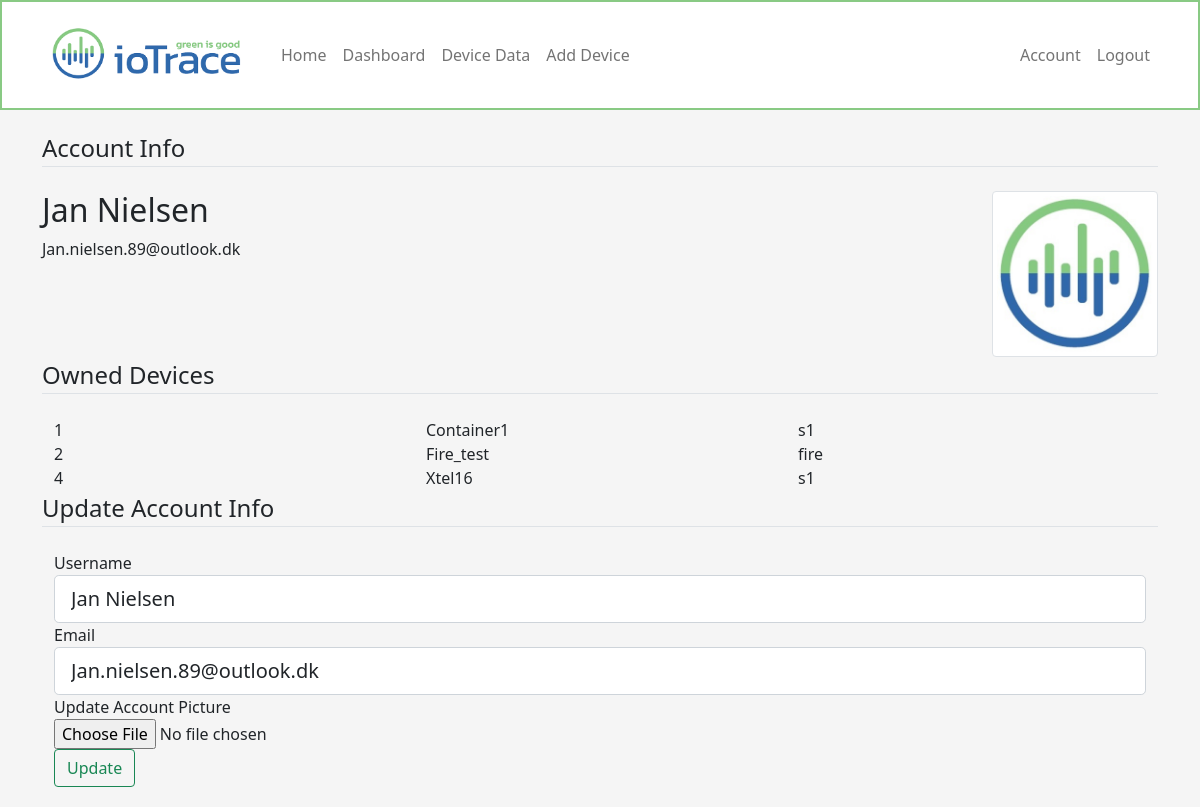
Page /account (signed in) on the earlier database version.
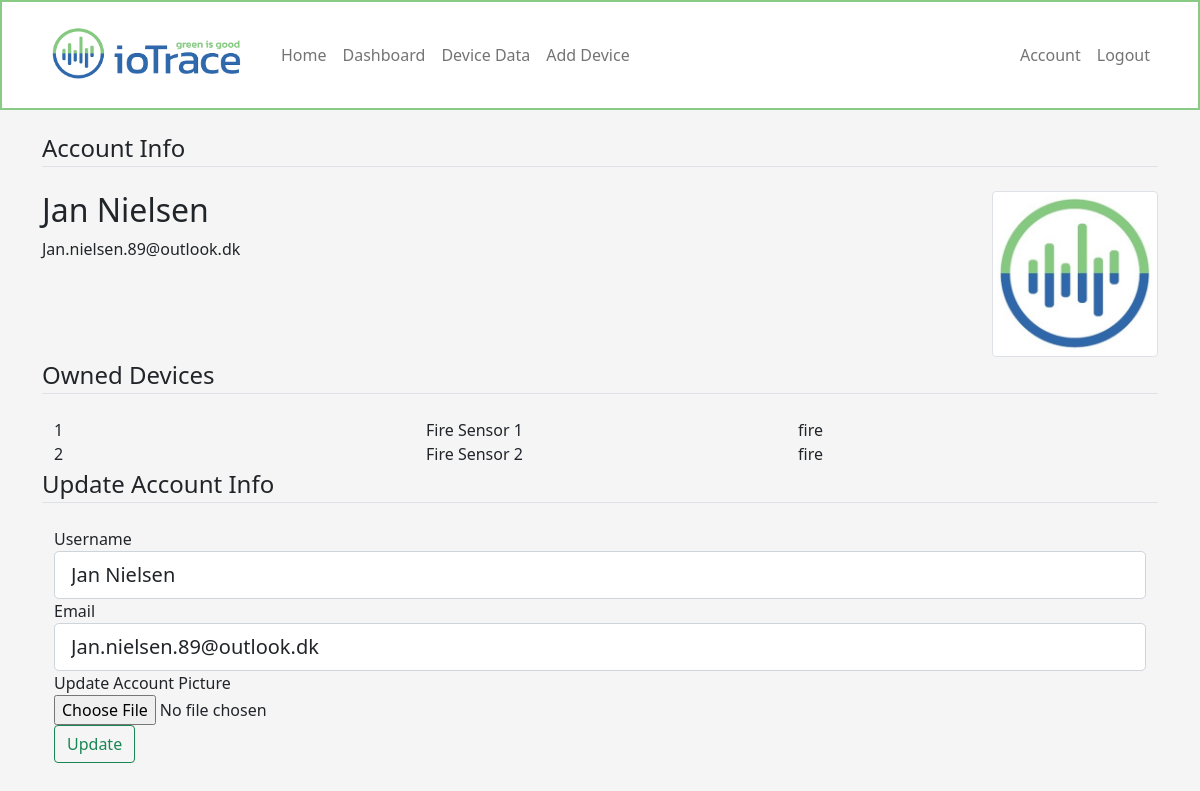
Same page on the later database version.
### iotrace/models.py (models this page shows, shortened)
class User(db.Model, UserMixin):
    id = db.Column(db.Integer, primary_key=True)
    username = db.Column(db.String(20), unique=True, nullable=False)
    email = db.Column(db.String(120), unique=True, nullable=False)
    image_file = db.Column(db.String(20), nullable=False, default='default.jpg')
    password = db.Column(db.String(60), nullable=False)
    devices = db.relationship('Device', cascade='all, delete-orphan', backref='owner', lazy=True)

class Device(db.Model):
    id = db.Column(db.Integer, primary_key=True)
    devicename = db.Column(db.String(100), nullable=False)
    devicetype = db.Column(db.String(100), nullable=False)
    device_mac = db.Column(db.String(20), unique=True, nullable=False)
    user_id = db.Column(db.Integer, db.ForeignKey('user.id'), nullable=False)
    data_trackingdevice = db.relationship('TrackingDeviceData', cascade='all, delete-orphan', backref='ref_trackingdevice', lazy=True)
    data_firedevice = db.relationship('FireDeviceData', cascade='all, delete-orphan', backref='ref_firedevice', lazy=True)
    trigger_trackingdevice = db.relationship('TrackingDeviceTrigger', cascade='all, delete-orphan', backref='trig_track', lazy=True)

### iotrace/accounts/routes.py (the view)
@accounts.route('/account', methods=['GET', 'POST'])
@login_required
def account():
    form = UpdateAccountForm()
    if form.validate_on_submit():
        if form.picture.data:
            picture_file = save_picture(form.picture.data)
            current_user.image_file = picture_file
        current_user.username = form.username.data
        current_user.email = form.email.data
        db.session.commit()
        flash('Your account has been updated!', 'success')
        return redirect(url_for('accounts.account'))
    elif request.method == 'GET':
        form.username.data = current_user.username
        form.email.data = current_user.email
    image_file = url_for('static', filename='images/profile_pics/' + current_user.image_file)
    devices = Device.query.filter_by(user_id=current_user.id)
    return render_template('accounts/account.html', title='Account', image_file=image_file, devices=devices, form=form)

### iotrace/accounts/forms.py (shortened to what this page needs)
class UpdateAccountForm(FlaskForm):
    username = StringField('Username', validators=[DataRequired(), Length(min=2, max=20)], render_kw={"placeholder": "Username"})
    email = StringField('Email', validators=[DataRequired(), Email()], render_kw={"placeholder": "Email"})
    picture = FileField('Update Account Picture', validators=[FileAllowed(['jpg', 'png'])])
    submit = SubmitField('Update')

### iotrace/models.py (called while the page is built)
@login_manager.user_loader
def load_user(user_id):
    return User.query.get(int(user_id))

### iotrace/templates/accounts/account.html (shortened to what this page needs)
{% extends "layout.html" %}
{% set active_page = "home" %}
{% block content %}
<legend class="border-bottom mb-4">Account Info</legend>
<div class="row">
    <div class="col-10">
        <h2>{{ current_user.username }}</h2>
        <p>{{ current_user.email }}</p>
    </div>
    <div class="col">
        <img class="img-thumbnail" src="{{ image_file }}" class="img-fluid" width="200" height="200" >
    </div>
</div>
<legend class="border-bottom mb-4">Owned Devices</legend>
<div class="container">
    {% for device in devices %}
    <div class="row">
        <div class="col">
            {{device.id}}
        </div>
        <div class="col">
            {{device.devicename}}
        </div>
        <div class="col">
            {{device.devicetype}}
        </div>
    </div>
    {% endfor %}
</div>
<legend class="border-bottom mb-4">Update Account Info</legend>
<div class="container">
    <form method="POST" action="" enctype="multipart/form-data">
        <fieldset class="form-group">
            <div class="form-group">
                {{ form.username.label(class="form-control-label") }}
                {% if form.username.errors %}
                    {{ form.username(class="form-control form-control-lg is-invalid") }}
                    <div class="invalid-feedback">
                        {% for error in form.username.errors %}
                            <span>{{ error }}</span>
                        {% endfor %}
                    </div>
                {% else %}
                    {{ form.username(class="form-control form-control-lg") }}
                {% endif %}
            </div>
            <div class="form-group">
                {{ form.email.label(class="form-control-label") }}
                {% if form.email.errors %}
                    {{ form.email(class="form-control form-control-lg is-invalid") }}
                    <div class="invalid-feedback">
                        {% for error in form.email.errors %}
                            <span>{{ error }}</span>
                        {% endfor %}
                    </div>
                {% else %}
                    {{ form.email(class="form-control form-control-lg") }}
                {% endif %}
            </div>
            <div class="form-group">
                {{ form.picture.label() }}</br>
                {{ form.picture(class="form-control-file") }}</br>
            </div>
        </fieldset>
        <div class="form-group">
            {{ form.submit(class="btn btn-outline-success") }}
        </div>
    </form>
</div>
{% endblock content %}

### iotrace/templates/layout.html (shortened to what this page needs)
<!doctype html>
<html lang="en">
    <head>
        <link href="{{url_for('static', filename='css/bootstrap.min.css')}}" rel="stylesheet">
        <link href="{{url_for('static', filename='css/navbar.css')}}" rel="stylesheet">
    </head>
    <body style="background-color: #f5f5f5">
        <header>
            <nav class="navbar navbar-expand-sm navbar-light bg-white" aria-label="Third navbar example" style="border:2px solid #89ca84;">
                <div class="container">
                    <a class="navbar-brand" href="/">
                        <img src="{{ url_for('static', filename='images/ioTrace.png') }}" alt="" width="215" height="80">
                    </a>
                    <div class="navbar-collapse collapse" id="Navbar">
                        <ul class="navbar-nav me-auto">
                            <li class="nav-item">
                                <a class="nav-link" href="{{ url_for('main.home') }}">Home</a>
                            </li>
                            {% if current_user.is_authenticated %}
                            <li class="nav-item">
                                <a class="nav-link" href="{{ url_for('devices.curl_dashboard') }}">Dashboard</a>
                            </li>
                            <li class="nav-item">
                                {% if current_user.devices|length > 0 %}
                                <a class="nav-link" href="{{ url_for('devices.curl_device', device_id=current_user.devices[0].id) }}">Device Data</a>
                                {% endif %}
                            </li>
                            <li class="nav-item">
                                <a class="nav-link" href="{{ url_for('devices.add_device') }}">Add Device</a>
                            </li>
                            {% endif %}
                        </ul>
                    </div>
                    <div class="navbar-collapse collapse" id="Navbar">
                        <ul class="navbar-nav ms-auto">
                            {% if current_user.is_authenticated %}
                            <li class="nav-item">
                                <a class="nav-link" href="{{ url_for('accounts.account') }}">Account</a>
                            </li>
                            <li class="nav-item">
                                <a class="nav-link" href="{{ url_for('accounts.logout') }}">Logout</a>
                            </li>
                            {% endif %}
                        </ul>
                    </div>
                </div>
            </nav>
        </header>
        <main role="main" class="container">
                    {% block content %}{% endblock %}
        </main>
    </body>
</html>

### iotrace/static/css/navbar.css (style rules this page uses)
body { padding-bottom: 20px; }
.navbar { margin-bottom: 20px; }

Differences in the rows shown:
removed Device: id "4", devicename "Xtel16", devicetype "s1"
changed Device id 1: devicename "Container1" → "Fire Sensor 1"; devicetype "s1" → "fire"
changed Device id 2: devicename "Fire_test" → "Fire Sensor 2"
